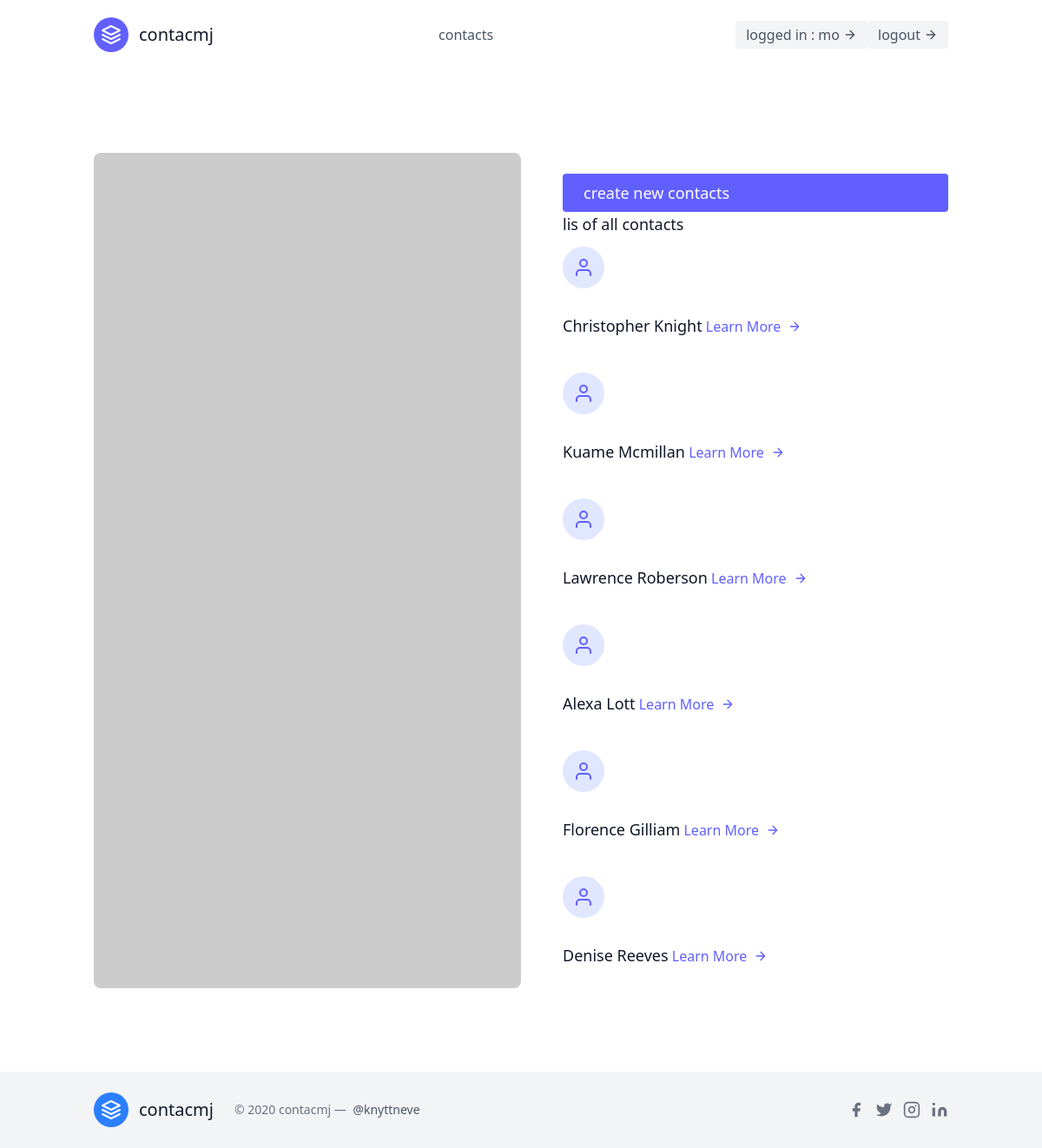
The app's page /contacts/ (signed in) with its own data.
### contacts/models.py (models this page shows, shortened)
class User(AbstractUser):
    pass

class Contact(models.Model):
    name=models.CharField(max_length=30)
    email=models.EmailField(unique=True)
    phone=models.IntegerField(max_length=100)
    registrar=models.ForeignKey("Registrar",on_delete=models.CASCADE)

### contacts/views.py (the view)
# urls.py: path('',ContactListView.as_view(),name='contact-list'),
class ContactListView(ListView):
    template_name="leads/contactList.html"
    queryset=Contact.objects.all()
    context_object_name='contacts'

### contacts/templates/leads/contactList.html
{% extends 'base.html' %}
{% block content %}
<section class="text-gray-600 body-font">
    <div class="container px-5 py-24 mx-auto flex flex-wrap">
      <div class="lg:w-1/2 w-full mb-10 lg:mb-0 rounded-lg overflow-hidden">
        <img alt="feature" class="object-cover object-center h-full w-full" src="https://dummyimage.com/460x500">
      </div>
      <div class="flex flex-col flex-wrap lg:py-6 -mb-10 lg:w-1/2 lg:pl-12 lg:text-left text-center">
        <a href="{% url 'contacts:contact-create' %}" class="text-white bg-indigo-500 border-0 py-2 px-6 focus:outline-none hover:bg-indigo-600 rounded text-lg">
            create new contacts </a>
            <h2 class="text-gray-900 text-lg title-font font-medium mb-3">lis of all contacts</h2>
            {% for contact in contacts %}
                <div class="flex flex-col mb-10 lg:items-start items-center">
                    <div class="w-12 h-12 inline-flex items-center justify-center rounded-full bg-indigo-100 text-indigo-500 mb-5">
                        <svg fill="none" stroke="currentColor" stroke-linecap="round" stroke-linejoin="round" stroke-width="2" class="w-6 h-6" viewBox="0 0 24 24">
                            <path d="M20 21v-2a4 4 0 00-4-4H8a4 4 0 00-4 4v2"></path>
                            <circle cx="12" cy="7" r="4"></circle>
                        </svg>
                    </div>
                    <div class="flex-grow">
                        <a href="{% url 'contacts:contact-detail' contact.pk  %}" class="text-gray-900 text-lg title-font font-medium mb-3">{{ contact.name }}</a>
                        <a href="{% url 'contacts:contact-detail' contact.pk  %}" class="mt-3 text-indigo-500 inline-flex items-center">Learn More
                        <svg fill="none" stroke="currentColor" stroke-linecap="round" stroke-linejoin="round" stroke-width="2" class="w-4 h-4 ml-2" viewBox="0 0 24 24">
                            <path d="M5 12h14M12 5l7 7-7 7"></path>
                        </svg>
                        </a>
                    </div>
                    </div>
            {% endfor%}
      </div>
    </div>
  </section>
{% endblock content %}

### templates/navbar.html (shortened to what this page needs)
<header class="text-gray-600 body-font">
  <div class="container mx-auto flex flex-wrap p-5 flex-col md:flex-row items-center">
    <a class="flex title-font font-medium items-center text-gray-900 mb-4 md:mb-0">
      <svg xmlns="http://www.w3.org/2000/svg" fill="none" stroke="currentColor" stroke-linecap="round" stroke-linejoin="round" stroke-width="2" class="w-10 h-10 text-white p-2 bg-indigo-500 rounded-full" viewBox="0 0 24 24">
        <path d="M12 2L2 7l10 5 10-5-10-5zM2 17l10 5 10-5M2 12l10 5 10-5"></path>
      </svg>
      <span class="ml-3 text-xl">contacmj</span>
    </a>
    <nav class="md:ml-auto md:mr-auto flex flex-wrap items-center text-base justify-center">
      <a href="{% url 'contacts:contact-list' %}" class="mr-5 hover:text-gray-900">contacts</a>
    </nav>
    {% if request.user.is_authenticated %}
      <button class="inline-flex items-center bg-gray-100 border-0 py-1 px-3 focus:outline-none hover:bg-gray-200 rounded text-base mt-4 md:mt-0">
        logged in : {{ user.username }}
        <svg fill="none" stroke="currentColor" stroke-linecap="round" stroke-linejoin="round" stroke-width="2" class="w-4 h-4 ml-1" viewBox="0 0 24 24">
          <path d="M5 12h14M12 5l7 7-7 7"></path>
        </svg>
      </button>
      <form action="{% url 'logout' %}" method="post" class="inline-flex">
        <button type="submit" class="inline-flex items-center bg-gray-100 border-0 py-1 px-3 focus:outline-none hover:bg-gray-200 rounded text-base mt-4 md:mt-0">
          logout
          <svg fill="none" stroke="currentColor" stroke-linecap="round" stroke-linejoin="round" stroke-width="2" class="w-4 h-4 ml-1" viewBox="0 0 24 24">
            <path d="M5 12h14M12 5l7 7-7 7"></path>
          </svg>
        </button>
      </form>
    {% endif %}
  </div>
</header>

### records on screen
User: username "mo"
Contact: name "Christopher Knight"
Contact: name "Kuame Mcmillan"
Contact: name "Lawrence Roberson"
Contact: name "Alexa Lott"
Contact: name "Florence Gilliam"
Contact: name "Denise Reeves"
